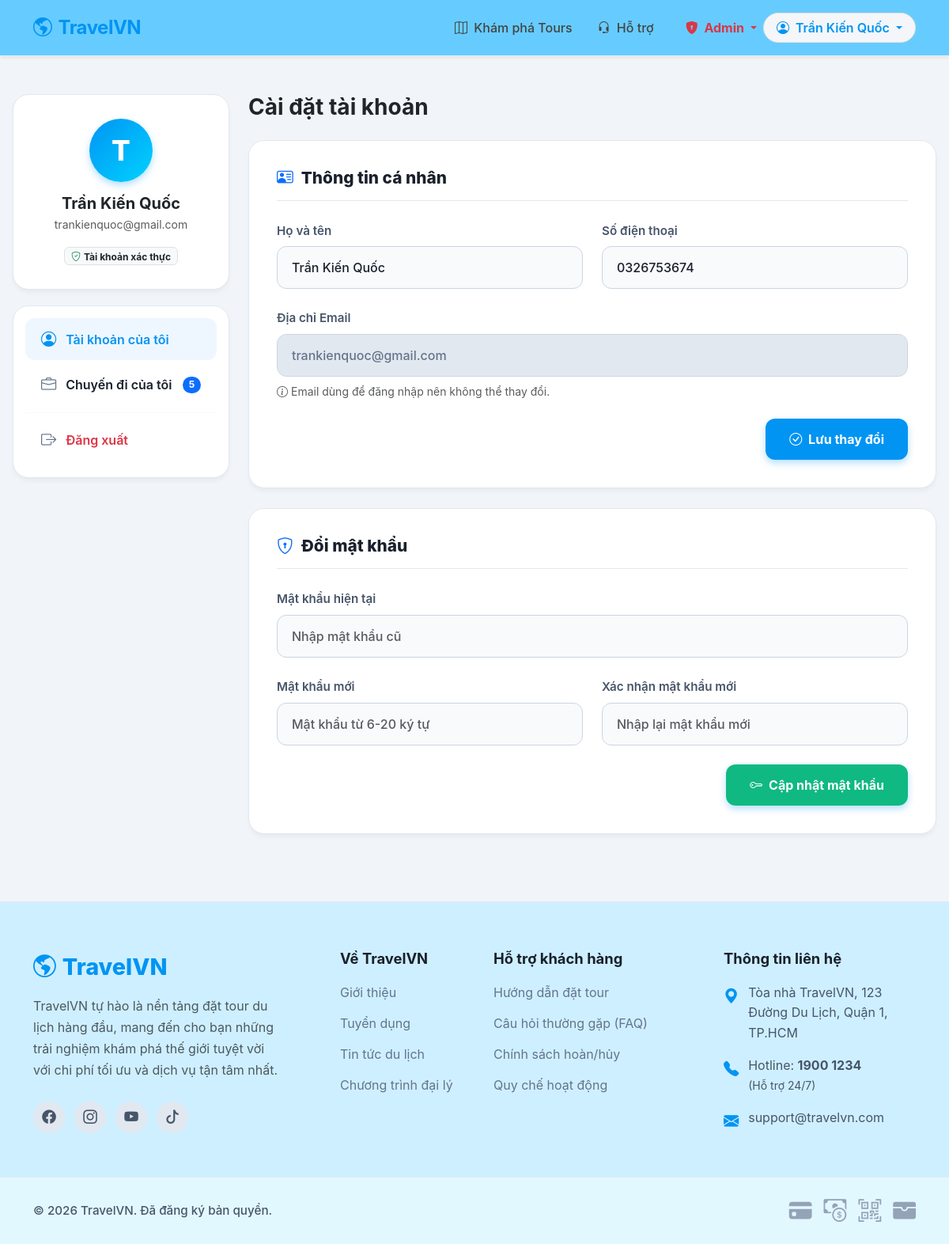
/index.php?action=profile (signed in), run on the app's committed database.
### tables this page shows
CREATE TABLE `users` (
  `user_id` int(11) NOT NULL,
  `full_name` varchar(100) NOT NULL,
  `email` varchar(100) NOT NULL,
  `phone` varchar(20) DEFAULT NULL,
  `password` varchar(255) NOT NULL,
  `role` enum('customer','tour_manager','guide','admin') NOT NULL,
  `status` enum('active','inactive') DEFAULT 'active',
  `created_at` timestamp NOT NULL DEFAULT current_timestamp()
);

### controllers/AuthController.php (called while the page is built, shortened)
<?php
require_once __DIR__ . '/../config/database.php';
class AuthController
{
    private $db;
    public function __construct()
    {
        $this->db = (new Database())->connect();
    }
    public function profile()
    {
        $user_id = $_SESSION['user']['user_id'] ?? $_SESSION['user']['id'];
        $stmt = $this->db->prepare("SELECT full_name, email, phone, password FROM users WHERE user_id = ?");
        $stmt->execute([$user_id]);
        $user = $stmt->fetch(PDO::FETCH_ASSOC);
        $user_name = $user['full_name'] ?? 'Khách hàng';
        $user_email = $user['email'] ?? 'Chưa cập nhật email';
        $user_phone = $user['phone'] ?? '';
        $stmt_count = $this->db->prepare("SELECT COUNT(*) as total FROM bookings WHERE user_id = ?");
        $stmt_count->execute([$user_id]);
        $totalBookings = $stmt_count->fetchColumn();
        require __DIR__ . '/../views/profile.php';
    }
}

### public/index.php (called while the page is built, shortened)
<?php
require_once '../controllers/AuthController.php';
$action = $_GET['action'] ?? 'home';
if ($action === 'payment' || $action === 'confirmPayment') {
    $c = new PaymentController();
} elseif ($action === 'login' || $action === 'register' || $action === 'logout'|| $action === 'profile' || $action === 'updateProfile' || $action === 'updatePassword') {
    $c = new AuthController();
} elseif($action === 'submitReview') {
    $c = new ReviewController();
} else {
    $c = new TourController();
}
$c->$action();

### config/database.php (called while the page is built)
<?php
class Database {
    private $host = "localhost";
    private $db_name = "quanlydulich";
    private $username = "root";
    private $password = "";
    public function connect(){
        $conn = null;
        try{
            $conn = new PDO(
                "mysql:host=".$this->host.";dbname=".$this->db_name,
                $this->username,
                $this->password
            );
            $conn->setAttribute(PDO::ATTR_ERRMODE, PDO::ERRMODE_EXCEPTION);
        }catch(PDOException $e){
            echo "Connection error: ".$e->getMessage();
        }
        return $conn;
    }
}
?>

### views/profile.php (the view, shortened to what this page needs)
<?php include 'layouts/header.php'; ?>
<div class="dashboard-container mt-5 mb-5 px-3">
    <div class="row g-4">
        <div class="col-lg-3">
            <div class="sticky-top" style="top: 100px; z-index: 1;">
                <div class="user-sidebar-info">
                    <div class="avatar-circle">
                        <?= mb_strtoupper(mb_substr($user_name, 0, 1, 'UTF-8')) ?>
                    </div>
                    <h5 class="fw-bold mb-1 text-dark"><?= htmlspecialchars($user_name) ?></h5>
                    <p class="text-muted small mb-3"><?= htmlspecialchars($user_email) ?></p>
                    <span class="badge bg-light text-dark border"><i class="bi bi-shield-check text-success me-1"></i>Tài khoản xác thực</span>
                </div>
                <div class="user-sidebar-menu">
                    <a href="index.php?action=profile" class="menu-link active">
                        <i class="bi bi-person-circle"></i> Tài khoản của tôi
                    </a>
                    <a href="index.php?action=myBookings" class="menu-link">
                        <i class="bi bi-briefcase"></i> Chuyến đi của tôi
                        <?php if (isset($totalBookings) && $totalBookings > 0): ?>
                            <span class="badge bg-primary rounded-pill ms-auto"><?= $totalBookings ?></span>
                        <?php endif; ?>
                    </a>
                    <hr class="my-2" style="border-color: var(--border-color);">
                    <a href="index.php?action=logout" class="menu-link text-danger">
                        <i class="bi bi-box-arrow-right"></i> Đăng xuất
                    </a>
                </div>
            </div>
        </div>
        <div class="col-lg-9">
            <h3 class="fw-bold text-dark mb-4">Cài đặt tài khoản</h3>
            <div class="profile-card">
                <h4 class="profile-card-title"><i class="bi bi-person-vcard text-primary"></i> Thông tin cá nhân</h4>
                <form action="index.php?action=updateProfile" method="POST">
                    <div class="row g-4">
                        <div class="col-md-6">
                            <label class="form-label">Họ và tên</label>
                            <input type="text" class="form-control form-control-custom" name="full_name" value="<?= htmlspecialchars($user_name) ?>" placeholder="Nhập họ và tên của bạn" required>
                        </div>
                        <div class="col-md-6">
                            <label class="form-label">Số điện thoại</label>
                            <input type="text" class="form-control form-control-custom" name="phone" value="<?= htmlspecialchars($user_phone) ?>" placeholder="Ví dụ: 0912345678">
                        </div>
                        <div class="col-md-12">
                            <label class="form-label">Địa chỉ Email</label>
                            <input type="email" class="form-control form-control-custom" style="background-color: #e2e8f0; color: #64748b;" value="<?= htmlspecialchars($user_email) ?>" readonly>
                            <small class="text-muted mt-2 d-block"><i class="bi bi-info-circle me-1"></i>Email dùng để đăng nhập nên không thể thay đổi.</small>
                        </div>
                        <div class="col-12 mt-4 text-end">
                            <button type="submit" class="btn btn-save"><i class="bi bi-check-circle me-1"></i> Lưu thay đổi</button>
                        </div>
                    </div>
                </form>
            </div>
            <div class="profile-card mt-4">
                <h4 class="profile-card-title"><i class="bi bi-shield-lock text-primary"></i> Đổi mật khẩu</h4>
                <form action="index.php?action=updatePassword" method="POST">
                    <div class="row g-4">
                        <div class="col-md-12">
                            <label class="form-label">Mật khẩu hiện tại</label>
                            <input type="password" name="old_password" class="form-control form-control-custom" placeholder="Nhập mật khẩu cũ" required>
                        </div>
                        <div class="col-md-6">
                            <label class="form-label">Mật khẩu mới</label>
                            <input type="password" name="new_password" class="form-control form-control-custom" placeholder="Mật khẩu từ 6-20 ký tự" required>
                        </div>
                        <div class="col-md-6">
                            <label class="form-label">Xác nhận mật khẩu mới</label>
                            <input type="password" name="confirm_password" class="form-control form-control-custom" placeholder="Nhập lại mật khẩu mới" required>
                        </div>
                        <div class="col-12 mt-4 text-end">
                            <button type="submit" class="btn btn-save" style="background-color: #10b981;"><i class="bi bi-key me-1"></i> Cập nhật mật khẩu</button>
                        </div>
                    </div>
                </form>
            </div>
        </div>
    </div>
</div>
<?php include 'layouts/footer.php'; ?>

### views/profile.php (style rules this page uses)
:root { --primary-color: #0194f3; --primary-hover: #007bc2; --text-dark: #1a202c; --text-muted: #64748b; --bg-light: #f8fafc; --border-color: #e2e8f0; }
body { background-color: #f1f5f9; font-family: 'Inter', 'Segoe UI', sans-serif; }
.dashboard-container { max-width: 1200px; margin: 0 auto; }
.user-sidebar-info { background: white; border-radius: 20px; padding: 30px 20px; text-align: center; border: 1px solid var(--border-color); box-shadow: 0 4px 6px -1px rgba(0, 0, 0, 0.05); margin-bottom: 20px; }
.avatar-circle { width: 80px; height: 80px; border-radius: 50%; background: linear-gradient(135deg, var(--primary-color), #00d2ff); color: white; font-size: 2.2rem; font-weight: 800; display: flex; align-items: center; justify-content: center; margin: 0 auto 15px; box-shadow: 0 4px 10px rgba(1, 148, 243, 0.3); }
.user-sidebar-menu { background: white; border-radius: 20px; padding: 15px; border: 1px solid var(--border-color); box-shadow: 0 4px 6px -1px rgba(0, 0, 0, 0.05); }
.menu-link { display: flex; align-items: center; gap: 12px; padding: 12px 20px; border-radius: 12px; color: var(--text-dark); font-weight: 600; text-decoration: none; transition: 0.2s; margin-bottom: 5px; }
.menu-link i { font-size: 1.2rem; color: var(--text-muted); transition: 0.2s; }
.menu-link:hover, .menu-link.active { background-color: #eef7ff; color: var(--primary-color); }
.menu-link:hover i, .menu-link.active i { color: var(--primary-color); }
.profile-card { background: white; border-radius: 20px; padding: 35px; border: 1px solid var(--border-color); box-shadow: 0 4px 6px -1px rgba(0, 0, 0, 0.05); margin-bottom: 25px; }
.profile-card-title { font-size: 1.3rem; font-weight: 800; color: var(--text-dark); margin-bottom: 25px; padding-bottom: 15px; border-bottom: 1px solid var(--border-color); display: flex; align-items: center; gap: 10px; }
.form-control-custom { border-radius: 12px; padding: 14px 18px; border: 1px solid #cbd5e1; background-color: #f8fafc; transition: all 0.3s ease; font-weight: 500; color: var(--text-dark); }
.form-label { font-weight: 600; color: #475569; font-size: 0.95rem; margin-bottom: 8px; }
.btn-save { background-color: var(--primary-color); color: white; padding: 14px 30px; border-radius: 12px; font-weight: 700; border: none; transition: 0.3s; box-shadow: 0 4px 10px rgba(1, 148, 243, 0.3); }

### data on the page
users: full_name "T", full_name "Trần Kiến Quốc", email "trankienquoc@gmail.com", phone "0326753674"

### other printed values
$_SESSION['user']['full_name'] "Trần Kiến Quốc"
$totalBookings "5"
